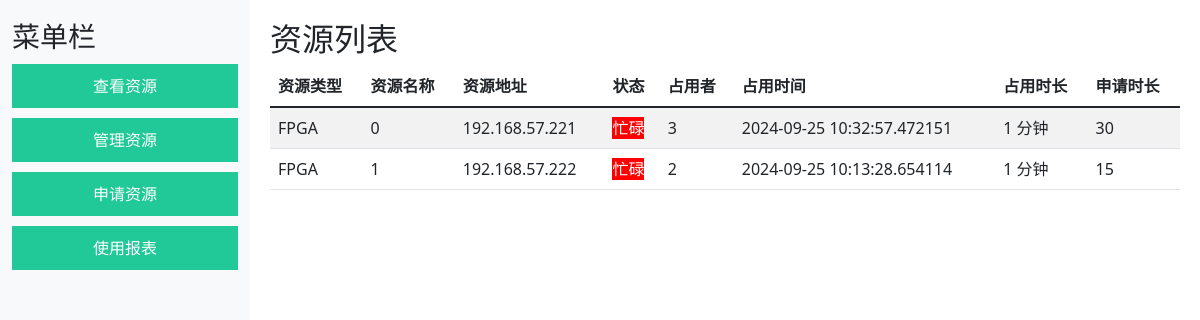
Page /view_resources on the committed database.
### app.py (models this page shows)
class Resource(db.Model):
    id = db.Column(db.Integer, primary_key=True)
    resource_type = db.Column(db.String(50), nullable=False)
    resource_name = db.Column(db.String(100), nullable=False)
    resource_address = db.Column(db.String(100), nullable=False)
    is_busy = db.Column(db.Boolean, default=False)  # 资源是否被占用
    assigned_to = db.Column(db.String(100), nullable=True)  # 当前占用资源的用户
    assigned_time = db.Column(db.DateTime, nullable=True)  # 资源分配时间
    usage_duration = db.Column(db.Integer, nullable=True)  # 使用时长（分钟）

### app.py (the view)
@app.route('/view_resources')
def view_resources():
    resources = Resource.query.all()
    processed_resources = []
    for resource in resources:
        resource_info = {
            'resource_type': resource.resource_type,
            'resource_name': resource.resource_name,
            'resource_address': resource.resource_address,
            'is_busy': resource.is_busy,
            'assigned_to': resource.assigned_to,
            'assigned_time': resource.assigned_time,
            'usage_duration': resource.usage_duration
        }
        if resource.is_busy and resource.assigned_time:
            now = datetime.now()
            duration = now - resource.assigned_time
            duration_in_minutes = int(duration.total_seconds() // 60)
            if duration_in_minutes < 1:
                duration_in_minutes = 1
            resource_info['occupied_duration'] = f"{duration_in_minutes} 分钟"
        else:
            resource_info['occupied_duration'] = "空闲"
        processed_resources.append(resource_info)
    return render_template('view_resources.html', resources=processed_resources)

### templates/view_resources.html
{% extends "base.html" %}
{% block content %}
<h2>资源列表</h2>
<table class="table table-striped">
    <thead>
        <tr>
            <th>资源类型</th>
            <th>资源名称</th>
            <th>资源地址</th>
            <th>状态</th>
            <th>占用者</th>
            <th>占用时间</th>
            <th>占用时长</th>
            <th>申请时长</th>
        </tr>
    </thead>
    <tbody>
        {% for resource in resources %}
        <tr>
            <td>{{ resource.resource_type }}</td>
            <td>{{ resource.resource_name }}</td>
            <td>{{ resource.resource_address }}</td>
            <td>
                {% if resource.is_busy %}
                <span style="background-color:red; color:white;">忙碌</span>
                {% else %}
                <span style="background-color:green; color:white;">空闲</span>
                {% endif %}
            </td>
            <td>{{ resource.assigned_to   }}</td>
            <td>{{ resource.assigned_time  }}</td>
            <td>{{ resource.occupied_duration  }}</td>
            <td>{{ resource.usage_duration  }}</td>
        </tr>
        {% endfor %}
    </tbody>
</table>
{% endblock %}

### templates/base.html (style rules this page uses)
body { display: flex; min-height: 100vh; margin: 0; }

### rows in the picture
Resource: resource_type "FPGA", resource_name "0", resource_address "192.168.57.221", assigned_to "3", assigned_time "2024-09-25 10:32:57.472151", occupied_duration "1 分钟", usage_duration "30"
Resource: resource_type "FPGA", resource_name "1", resource_address "192.168.57.222", assigned_to "2", assigned_time "2024-09-25 10:13:28.654114", occupied_duration "1 分钟", usage_duration "15"
